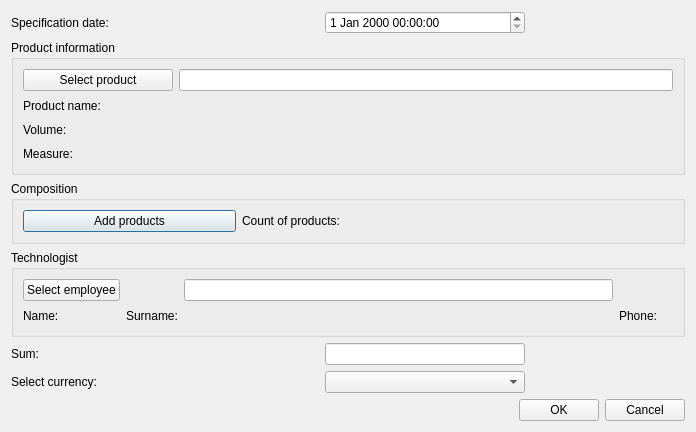
<?xml version="1.0" encoding="UTF-8"?>
<ui version="4.0">
 <class>CreateSpecification</class>
 <widget class="QDialog" name="CreateSpecification">
  <property name="geometry">
   <rect>
    <x>0</x>
    <y>0</y>
    <width>696</width>
    <height>415</height>
   </rect>
  </property>
  <property name="windowTitle">
   <string>Create/Update specification</string>
  </property>
  <property name="locale">
   <locale language="English" country="UnitedStates"/>
  </property>
  <property name="modal">
   <bool>false</bool>
  </property>
  <layout class="QGridLayout" name="gridLayout">
   <property name="leftMargin">
    <number>11</number>
   </property>
   <property name="topMargin">
    <number>11</number>
   </property>
   <property name="rightMargin">
    <number>11</number>
   </property>
   <property name="bottomMargin">
    <number>11</number>
   </property>
   <item row="4" column="2">
    <widget class="QLineEdit" name="sumEdit">
     <property name="maximumSize">
      <size>
       <width>200</width>
       <height>16777215</height>
      </size>
     </property>
     <property name="readOnly">
      <bool>true</bool>
     </property>
    </widget>
   </item>
   <item row="4" column="0" colspan="2">
    <widget class="QLabel" name="sumLb">
     <property name="maximumSize">
      <size>
       <width>200</width>
       <height>16777215</height>
      </size>
     </property>
     <property name="text">
      <string>Sum:</string>
     </property>
    </widget>
   </item>
   <item row="0" column="0" colspan="2">
    <widget class="QLabel" name="dateLb">
     <property name="maximumSize">
      <size>
       <width>200</width>
       <height>16777215</height>
      </size>
     </property>
     <property name="text">
      <string>Specification date:</string>
     </property>
    </widget>
   </item>
   <item row="2" column="0" colspan="4">
    <widget class="QGroupBox" name="ingrGbx">
     <property name="title">
      <string>Composition</string>
     </property>
     <layout class="QGridLayout" name="gridLayout_3">
      <item row="0" column="0">
       <widget class="QPushButton" name="addProdBtn">
        <property name="minimumSize">
         <size>
          <width>150</width>
          <height>0</height>
         </size>
        </property>
        <property name="text">
         <string>Add products</string>
        </property>
       </widget>
      </item>
      <item row="0" column="1">
       <widget class="QLabel" name="prodCountLb">
        <property name="text">
         <string>Count of products:</string>
        </property>
       </widget>
      </item>
      <item row="0" column="2">
       <widget class="QLabel" name="prodCountPh">
        <property name="font">
         <font>
          <family>Times New Roman</family>
          <pointsize>12</pointsize>
          <weight>75</weight>
          <italic>true</italic>
          <bold>true</bold>
         </font>
        </property>
        <property name="text">
         <string/>
        </property>
       </widget>
      </item>
     </layout>
    </widget>
   </item>
   <item row="1" column="0" colspan="4">
    <widget class="QGroupBox" name="prodGbx">
     <property name="title">
      <string>Product information</string>
     </property>
     <layout class="QGridLayout" name="gridLayout_2">
      <item row="0" column="0">
       <widget class="QPushButton" name="productBtn">
        <property name="minimumSize">
         <size>
          <width>150</width>
          <height>0</height>
         </size>
        </property>
        <property name="text">
         <string>Select product</string>
        </property>
       </widget>
      </item>
      <item row="0" column="1">
       <widget class="QLineEdit" name="productEdit"/>
      </item>
      <item row="1" column="0">
       <widget class="QLabel" name="prodNameLb">
        <property name="minimumSize">
         <size>
          <width>0</width>
          <height>0</height>
         </size>
        </property>
        <property name="maximumSize">
         <size>
          <width>16777215</width>
          <height>16777215</height>
         </size>
        </property>
        <property name="text">
         <string>Product name:</string>
        </property>
       </widget>
      </item>
      <item row="1" column="1">
       <widget class="QLabel" name="prodNamePh">
        <property name="minimumSize">
         <size>
          <width>100</width>
          <height>0</height>
         </size>
        </property>
        <property name="font">
         <font>
          <family>Times New Roman</family>
          <pointsize>12</pointsize>
          <weight>75</weight>
          <italic>true</italic>
          <bold>true</bold>
         </font>
        </property>
        <property name="text">
         <string/>
        </property>
       </widget>
      </item>
      <item row="2" column="0">
       <widget class="QLabel" name="volumeLb">
        <property name="minimumSize">
         <size>
          <width>0</width>
          <height>0</height>
         </size>
        </property>
        <property name="maximumSize">
         <size>
          <width>16777215</width>
          <height>16777215</height>
         </size>
        </property>
        <property name="text">
         <string>Volume:</string>
        </property>
       </widget>
      </item>
      <item row="2" column="1">
       <widget class="QLabel" name="volumePh">
        <property name="minimumSize">
         <size>
          <width>100</width>
          <height>0</height>
         </size>
        </property>
        <property name="font">
         <font>
          <family>Times New Roman</family>
          <pointsize>12</pointsize>
          <weight>75</weight>
          <italic>true</italic>
          <bold>true</bold>
         </font>
        </property>
        <property name="text">
         <string/>
        </property>
       </widget>
      </item>
      <item row="3" column="0">
       <widget class="QLabel" name="measureLb">
        <property name="text">
         <string>Measure:</string>
        </property>
       </widget>
      </item>
      <item row="3" column="1">
       <widget class="QLabel" name="measurePh">
        <property name="minimumSize">
         <size>
          <width>100</width>
          <height>0</height>
         </size>
        </property>
        <property name="font">
         <font>
          <family>Times New Roman</family>
          <pointsize>12</pointsize>
          <weight>75</weight>
          <italic>true</italic>
          <bold>true</bold>
         </font>
        </property>
        <property name="text">
         <string/>
        </property>
       </widget>
      </item>
     </layout>
     <zorder>measurePh</zorder>
     <zorder>productBtn</zorder>
     <zorder>volumeLb</zorder>
     <zorder>measureLb</zorder>
     <zorder>prodNameLb</zorder>
     <zorder>productEdit</zorder>
     <zorder>prodNamePh</zorder>
     <zorder>volumePh</zorder>
    </widget>
   </item>
   <item row="5" column="2">
    <widget class="QComboBox" name="currencyCmb"/>
   </item>
   <item row="5" column="0" colspan="2">
    <widget class="QLabel" name="currencyLb">
     <property name="maximumSize">
      <size>
       <width>200</width>
       <height>16777215</height>
      </size>
     </property>
     <property name="text">
      <string>Select currency:</string>
     </property>
    </widget>
   </item>
   <item row="6" column="0" colspan="4">
    <layout class="QHBoxLayout" name="horizontalLayout">
     <item>
      <spacer name="horizontalSpacer">
       <property name="orientation">
        <enum>Qt::Horizontal</enum>
       </property>
       <property name="sizeHint" stdset="0">
        <size>
         <width>40</width>
         <height>20</height>
        </size>
       </property>
      </spacer>
     </item>
     <item>
      <widget class="QPushButton" name="okBtn">
       <property name="text">
        <string>OK</string>
       </property>
      </widget>
     </item>
     <item>
      <widget class="QPushButton" name="cancelBtn">
       <property name="text">
        <string>Cancel</string>
       </property>
      </widget>
     </item>
    </layout>
   </item>
   <item row="3" column="0" colspan="4">
    <widget class="QGroupBox" name="techGbx">
     <property name="title">
      <string>Technologist</string>
     </property>
     <layout class="QGridLayout" name="gridLayout_4">
      <item row="0" column="0" colspan="2">
       <widget class="QPushButton" name="employeeBtn">
        <property name="text">
         <string>Select employee</string>
        </property>
       </widget>
      </item>
      <item row="1" column="0">
       <widget class="QLabel" name="empNameLb">
        <property name="minimumSize">
         <size>
          <width>0</width>
          <height>0</height>
         </size>
        </property>
        <property name="maximumSize">
         <size>
          <width>16777215</width>
          <height>16777215</height>
         </size>
        </property>
        <property name="text">
         <string>Name:</string>
        </property>
       </widget>
      </item>
      <item row="1" column="1">
       <widget class="QLabel" name="empNamePh">
        <property name="minimumSize">
         <size>
          <width>0</width>
          <height>0</height>
         </size>
        </property>
        <property name="font">
         <font>
          <family>Times New Roman</family>
          <pointsize>12</pointsize>
          <weight>75</weight>
          <italic>true</italic>
          <bold>true</bold>
         </font>
        </property>
        <property name="text">
         <string/>
        </property>
       </widget>
      </item>
      <item row="1" column="2">
       <widget class="QLabel" name="empSurnameLb">
        <property name="minimumSize">
         <size>
          <width>0</width>
          <height>0</height>
         </size>
        </property>
        <property name="maximumSize">
         <size>
          <width>16777215</width>
          <height>16777215</height>
         </size>
        </property>
        <property name="text">
         <string>Surname:</string>
        </property>
       </widget>
      </item>
      <item row="1" column="3">
       <widget class="QLabel" name="empSurnamePh">
        <property name="minimumSize">
         <size>
          <width>0</width>
          <height>0</height>
         </size>
        </property>
        <property name="font">
         <font>
          <family>Times New Roman</family>
          <pointsize>12</pointsize>
          <weight>75</weight>
          <italic>true</italic>
          <bold>true</bold>
         </font>
        </property>
        <property name="text">
         <string/>
        </property>
       </widget>
      </item>
      <item row="1" column="4">
       <widget class="QLabel" name="empPhoneLb">
        <property name="text">
         <string>Phone:</string>
        </property>
       </widget>
      </item>
      <item row="1" column="5">
       <widget class="QLabel" name="empPhonePh">
        <property name="minimumSize">
         <size>
          <width>0</width>
          <height>0</height>
         </size>
        </property>
        <property name="font">
         <font>
          <family>Times New Roman</family>
          <pointsize>12</pointsize>
          <weight>75</weight>
          <italic>true</italic>
          <bold>true</bold>
         </font>
        </property>
        <property name="text">
         <string/>
        </property>
       </widget>
      </item>
      <item row="0" column="3">
       <widget class="QLineEdit" name="employeeEdit">
        <property name="sizePolicy">
         <sizepolicy hsizetype="Expanding" vsizetype="Fixed">
          <horstretch>0</horstretch>
          <verstretch>0</verstretch>
         </sizepolicy>
        </property>
        <property name="toolTip">
         <string>&lt;html&gt;&lt;head/&gt;&lt;body&gt;&lt;p&gt;Enter employee ID&lt;/p&gt;&lt;/body&gt;&lt;/html&gt;</string>
        </property>
        <property name="readOnly">
         <bool>true</bool>
        </property>
       </widget>
      </item>
     </layout>
    </widget>
   </item>
   <item row="0" column="2">
    <widget class="QDateTimeEdit" name="dateEdit"/>
   </item>
  </layout>
 </widget>
 <tabstops>
  <tabstop>okBtn</tabstop>
  <tabstop>cancelBtn</tabstop>
 </tabstops>
 <resources/>
 <connections/>
</ui>
